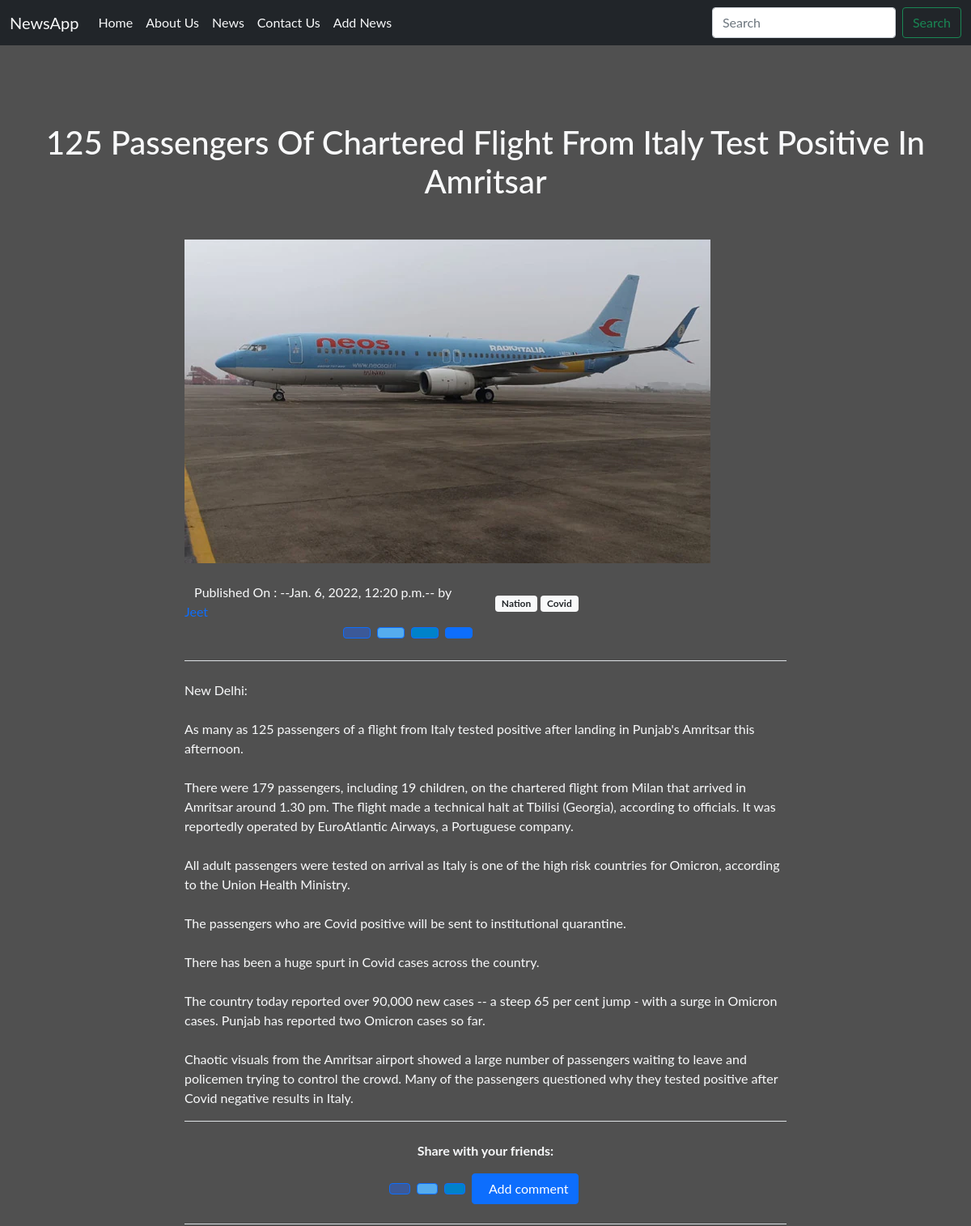
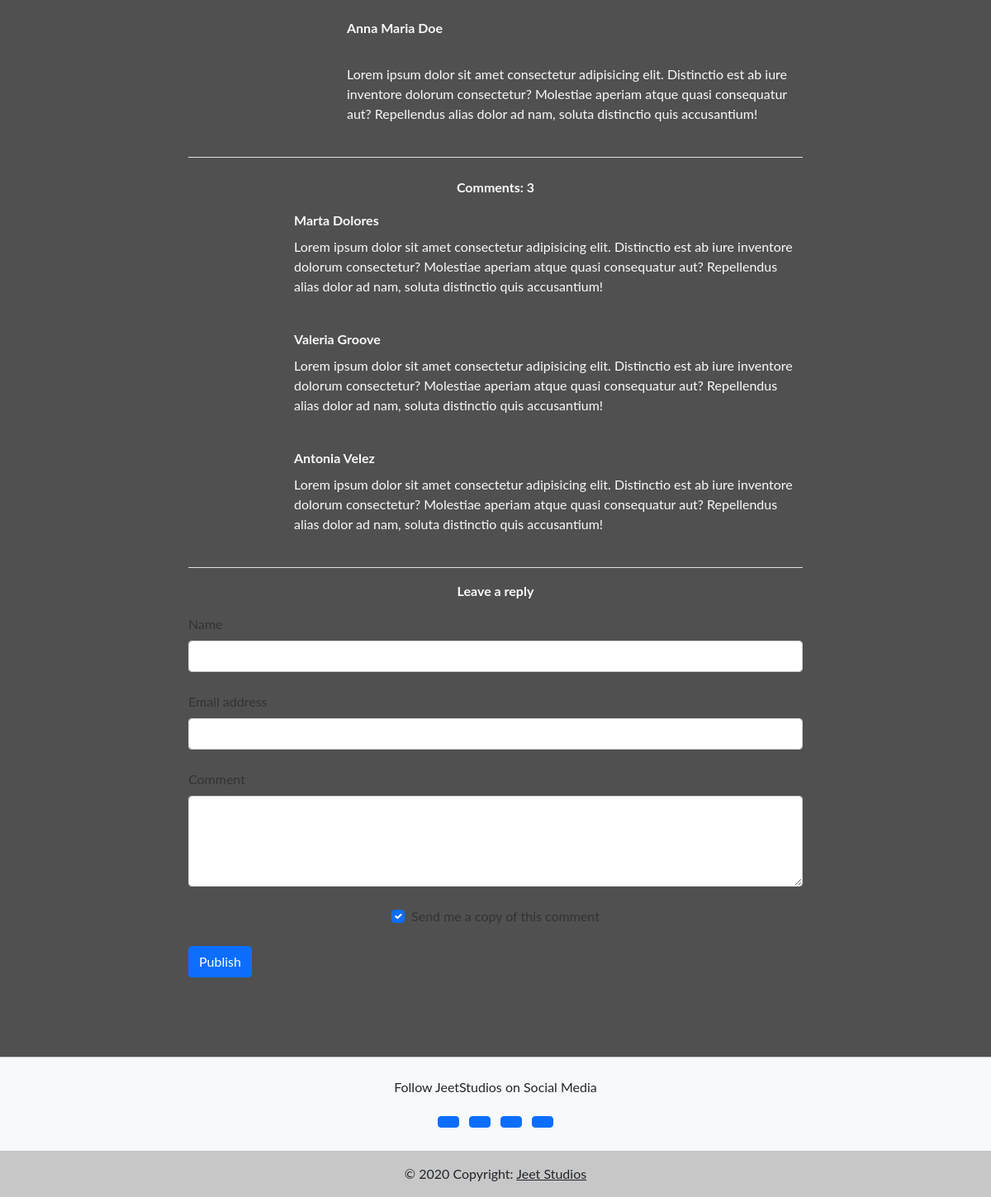
Screenshot of /news/b8e09401-1f25-4b8b-890d-5f8ff703054c with the database file from the repository (2 pictures, top to bottom).
### news_app/models.py (models this page shows, shortened)
class NewsContent(models.Model):
    img = models.ImageField(upload_to='media')
    breadcrumb = models.URLField(null=True, blank=True)
    title = models.CharField(max_length=200)
    description = models.TextField(max_length=5000,null=True, blank=True)
    source_link = models.CharField(max_length=2000, null=True, blank=True)
    tags = models.ManyToManyField('Tag', blank=True)
    vote_total = models.IntegerField(default=0, null=True, blank=True)
    vote_ratio = models.IntegerField(default=0, null=True, blank=True)
    created = models.DateTimeField(auto_now_add=True)
    id = models.UUIDField(default=uuid.uuid4, unique=True, primary_key=True, editable=False)

class Tag(models.Model):
    name = models.CharField(max_length=200)
    created = models.DateTimeField(auto_now_add=True)
    id = models.UUIDField(default=uuid.uuid4, unique=True, primary_key=True, editable=False)
    def __str__(self):
        return self.name

### news_app/views.py (the view)
# urls.py: path('news/<str:pk>', views.news, name="news"),
def news(request, pk):
    obj = NewsContent.objects.get(id=pk)
    tags = obj.tags.all()
    context = {
        'obj': obj,
        'tags': tags,
    }
    return render(request, 'single-news.html', context)

### templates/single-news.html (shortened to what this page needs)
{% extends 'main.html' %}
{% block content %}
  <main class="mt-5 mb-5 text-light" >
    <header class="text-light">
      <div id="intro" class="p-5 text-center">
        <h1 class="mb-0 h-1">{{ obj.title }}</h1>
      </div>
    </header>
    <div class="container">
      <div class="d-flex justify-content-center">
        <div class="col-md-8 mb-4">
          <section class="border-bottom mb-4">
            <img src="{{ obj.img.url }}"
              class="img-fluid shadow-2-strong rounded-5 mb-4" alt="" />
            <div class="row align-items-center mb-4">
              <div class="col-lg-6 text-center text-lg-start mb-3 m-lg-0">
                <span> Published On : <u class="text-decoration-none">--{{ obj.created }}--</u> by</span>
                <a href="" class="text-primary text-decoration-none">Jeet</a>
              </div>
              <div class="col">
                {% for tag in tags %}
                <span class="badge bg-light text-dark">{{tag}}</span>
                {% endfor%}
              </div>
              <div class="col-lg-6 text-center text-lg-end">
                <button type="button" class="btn btn-primary px-3 me-1" style="background-color: #3b5998;">
                </button>
                <button type="button" class="btn btn-primary px-3 me-1" style="background-color: #55acee;">
                </button>
                <button type="button" class="btn btn-primary px-3 me-1" style="background-color: #0082ca;">
                </button>
                <button type="button" class="btn btn-primary px-3 me-1">
                </button>
              </div>
            </div>
          </section>
          <section>
            <p>
              {{ obj.description|linebreaksbr }}
            </p>
          </section>
          <section class="text-center border-top border-bottom py-4 mb-4">
            <p><strong>Share with your friends:</strong></p>
            <button type="button" class="btn btn-primary me-1" style="background-color: #3b5998;">
            </button>
            <button type="button" class="btn btn-primary me-1" style="background-color: #55acee;">
            </button>
            <button type="button" class="btn btn-primary me-1" style="background-color: #0082ca;">
            </button>
            <button type="button" class="btn btn-primary me-1">
              Add comment
            </button>
          </section>
          <section class="border-bottom mb-4 pb-4">
            <div class="row">
              <div class="col-3">
              </div>
              <div class="col-9">
                <p class="mb-2"><strong>Anna Maria Doe</strong></p>
                <a href="" class="text-dark"></a>
                <a href="" class="text-dark"></a>
                <a href="" class="text-dark"></a>
                <p>
                  Lorem ipsum dolor sit amet consectetur adipisicing elit. Distinctio est ab iure
                  inventore dolorum consectetur? Molestiae aperiam atque quasi consequatur aut?
                  Repellendus alias dolor ad nam, soluta distinctio quis accusantium!
                </p>
              </div>
            </div>
          </section>
          <section class="border-bottom mb-3">
            <p class="text-center"><strong>Comments: 3</strong></p>
            <div class="row mb-4">
              <div class="col-2">
              </div>
              <div class="col-10">
                <p class="mb-2"><strong>Marta Dolores</strong></p>
                <p>
                  Lorem ipsum dolor sit amet consectetur adipisicing elit. Distinctio est ab iure
                  inventore dolorum consectetur? Molestiae aperiam atque quasi consequatur aut?
                  Repellendus alias dolor ad nam, soluta distinctio quis accusantium!
                </p>
              </div>
            </div>
            <div class="row mb-4">
              <div class="col-2">
              </div>
              <div class="col-10">
                <p class="mb-2"><strong>Valeria Groove</strong></p>
                <p>
                  Lorem ipsum dolor sit amet consectetur adipisicing elit. Distinctio est ab iure
                  inventore dolorum consectetur? Molestiae aperiam atque quasi consequatur aut?
                  Repellendus alias dolor ad nam, soluta distinctio quis accusantium!
                </p>
              </div>
            </div>
            <div class="row mb-4">
              <div class="col-2">
              </div>
              <div class="col-10">
                <p class="mb-2"><strong>Antonia Velez</strong></p>
                <p>
                  Lorem ipsum dolor sit amet consectetur adipisicing elit. Distinctio est ab iure
                  inventore dolorum consectetur? Molestiae aperiam atque quasi consequatur aut?
                  Repellendus alias dolor ad nam, soluta distinctio quis accusantium!
                </p>
              </div>
            </div>
          </section>
          <section>
            <p class="text-center"><strong>Leave a reply</strong></p>
            <form>
              <div class="form-outline mb-4">
                <label class="form-label" for="form4Example1">Name</label>
                <input type="text" id="form4Example1" class="form-control" />
              </div>
              <div class="form-outline mb-4">
                <label class="form-label" for="form4Example2">Email address</label>
                <input type="email" id="form4Example2" class="form-control" />
              </div>
              <div class="form-outline mb-4">
                <label class="form-label" for="form4Example3">Comment</label>
                <textarea class="form-control" id="form4Example3" rows="4"></textarea>
              </div>
              <div class="form-check d-flex justify-content-center mb-4">
                <input class="form-check-input me-2" type="checkbox" value="" id="form4Example4" checked />
                <label class="form-check-label" for="form4Example4">
                  Send me a copy of this comment
                </label>
              </div>
              <button type="submit" class="btn btn-primary btn-block mb-4">
                Publish
              </button>
            </form>
          </section>
        </div>
      </div>
    </div>
  </main>
{% endblock %}

### templates/main.html (shortened to what this page needs)
<!doctype html>
{% load static %}
<html lang="en">
	<head>
    <link href="https://cdn.jsdelivr.net/npm/bootstrap@5.1.3/dist/css/bootstrap.min.css" rel="stylesheet">
	<link rel="stylesheet" href="{% static 'index.css' %}">
	<link rel="stylesheet" href="{% static 'forms.css' %}">
  </head>
  <body>
	<header>
		{% include 'navbar.html' %}
	</header>
		{% block content%}
		{% endblock %}
	<footer class="bg-light text-lg-start">
		<hr class="m-0" />
		<div class="text-center py-4 align-items-center">
		  <p>Follow JeetStudios on Social Media</p>
		  <a href="https://www.youtube.com/channel/UC5CF7mLQZhvx8O5GODZAhdA" class="btn btn-primary m-1" role="button"
			rel="nofollow" target="_blank">
		  </a>
		  <a href="https://www.facebook.com/mdbootstrap" class="btn btn-primary m-1" role="button" rel="nofollow"
			target="_blank">
		  </a>
		  <a href="https://twitter.com/MDBootstrap" class="btn btn-primary m-1" role="button" rel="nofollow"
			target="_blank">
		  </a>
		  <a href="https://github.com/mdbootstrap/mdb-ui-kit" class="btn btn-primary m-1" role="button" rel="nofollow"
			target="_blank">
		  </a>
		</div>
		<div class="text-center p-3" style="background-color: rgba(0, 0, 0, 0.2);">
		  © 2020 Copyright:
		  <a class="text-dark" href="https://www.jeetstudios.in/">Jeet Studios</a>
		</div>
	  </footer>
  </body>
</html>

### templates/navbar.html (shortened to what this page needs)
{% load static %}
<nav class="navbar navbar-expand-lg navbar-dark bg-dark">
  <div class="container-fluid">
    <a class="navbar-brand text-light" href="{% url 'home' %}">NewsApp</a>
    <div class="collapse navbar-collapse" id="navbarText">
      <ul class="navbar-nav me-auto mb-2 mb-lg-0 ">
        <li class="nav-item">
          <a class="nav-link active text-light" aria-current="page" href="{% url 'home' %}">Home</a>
        </li>
        <li class="nav-item">
          <a class="nav-link text-light" href="#">About Us</a>
        </li>
        <li class="nav-item">
          <a class="nav-link text-light" href="#">News</a>
        </li>
        <li class="nav-item">
          <a class="nav-link text-light" href="#">Contact Us</a>
        </li>
        <li class="nav-item">
          <a class="nav-link text-light" href="{% url 'create-news' %}">Add News</a>
        </li>
      </ul>
      <form class="d-flex">
        <input class="form-control me-2" type="search" placeholder="Search" aria-label="Search">
        <button class="btn btn-outline-success" type="submit">Search</button>
      </form>
    </div>
  </div>
</nav>

### static/index.css (style rules this page uses)
body { background-color: rgb(80, 80, 80); }

### static/forms.css (style rules this page uses)
body { font-family: 'Lato', sans-serif }
h1 { margin-bottom: 40px }
label { color: #333 }

### rows the page displays
NewsContent: title "125 Passengers Of Chartered Flight From Italy Test Positive In Amritsar", img (picture), created "Jan. 6, 2022, 12:20 p.m.", description "New Delhi: As many as 125 passengers of a flight from Italy tested positive after landing in Punjab's Amritsar this afternoon. There were 179 passengers, including 19 children, on the chartered flight from Milan that arrived in Amritsar around 1.30 pm. The flight made a technical halt at Tbilisi (Georgia), according to officials. It was reportedly operated by EuroAtlantic Airways, a Portuguese company. All adult passengers were tested on arrival as Italy is one of the high risk countries for Omicron, according to the Union Health Ministry. The passengers who are Covid positive will be sent to institutional quarantine. There has been a huge spurt in Covid cases across the country. The…"
Tag: name "Nation"
Tag: name "Covid"
